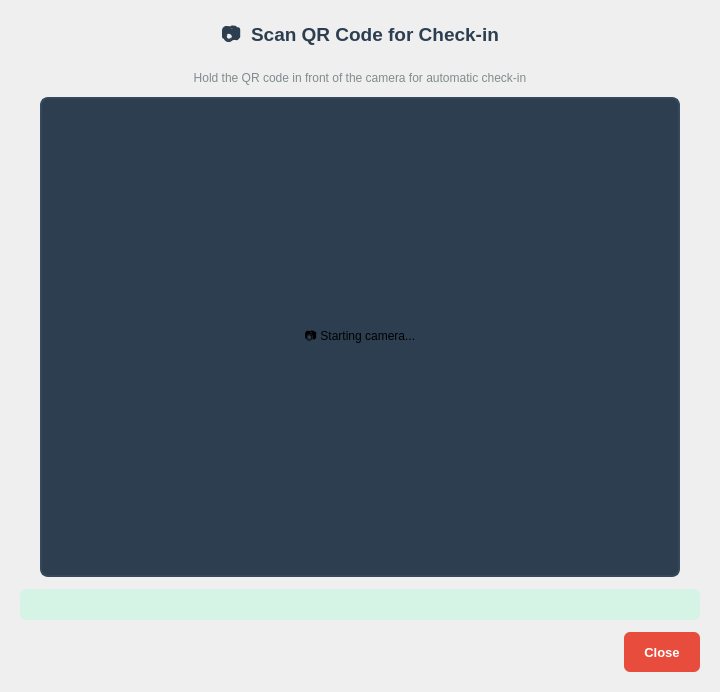
<?xml version="1.0" encoding="UTF-8"?>
<ui version="4.0">
 <class>QRScannerDialog</class>
 <widget class="QDialog" name="QRScannerDialog">
  <property name="geometry">
   <rect>
    <x>0</x>
    <y>0</y>
    <width>720</width>
    <height>600</height>
   </rect>
  </property>
  <property name="windowTitle">
   <string>Scan QR Code</string>
  </property>
  <layout class="QVBoxLayout" name="verticalLayout">
   <property name="spacing">
    <number>12</number>
   </property>
   <property name="leftMargin">
    <number>20</number>
   </property>
   <property name="topMargin">
    <number>20</number>
   </property>
   <property name="rightMargin">
    <number>20</number>
   </property>
   <property name="bottomMargin">
    <number>20</number>
   </property>
   <item>
    <widget class="QLabel" name="lblTitle">
     <property name="font">
      <font>
       <family>Arial</family>
       <pointsize>14</pointsize>
       <weight>75</weight>
       <bold>true</bold>
      </font>
     </property>
     <property name="styleSheet">
      <string notr="true">color: #2c3e50; margin-bottom: 6px;</string>
     </property>
     <property name="text">
      <string>📷  Scan QR Code for Check-in</string>
     </property>
     <property name="alignment">
      <set>Qt::AlignCenter</set>
     </property>
    </widget>
   </item>
   <item>
    <widget class="QLabel" name="lblInstruction">
     <property name="styleSheet">
      <string notr="true">color: #7f8c8d; font-size: 12px;</string>
     </property>
     <property name="text">
      <string>Hold the QR code in front of the camera for automatic check-in</string>
     </property>
     <property name="alignment">
      <set>Qt::AlignCenter</set>
     </property>
    </widget>
   </item>
   <item>
    <layout class="QHBoxLayout" name="horizontalLayout_video">
     <item>
      <spacer name="horizontalSpacer">
       <property name="orientation">
        <enum>Qt::Horizontal</enum>
       </property>
       <property name="sizeHint" stdset="0">
        <size>
         <width>40</width>
         <height>20</height>
        </size>
       </property>
      </spacer>
     </item>
     <item>
      <widget class="QLabel" name="videoLabel">
       <property name="minimumSize">
        <size>
         <width>640</width>
         <height>480</height>
        </size>
       </property>
       <property name="maximumSize">
        <size>
         <width>640</width>
         <height>480</height>
        </size>
       </property>
       <property name="styleSheet">
        <string notr="true">border: 2px solid #34495e; 
border-radius: 8px; 
background-color: #2c3e50;</string>
       </property>
       <property name="text">
        <string>📷 Starting camera...</string>
       </property>
       <property name="alignment">
        <set>Qt::AlignCenter</set>
       </property>
      </widget>
     </item>
     <item>
      <spacer name="horizontalSpacer_2">
       <property name="orientation">
        <enum>Qt::Horizontal</enum>
       </property>
       <property name="sizeHint" stdset="0">
        <size>
         <width>40</width>
         <height>20</height>
        </size>
       </property>
      </spacer>
     </item>
    </layout>
   </item>
   <item>
    <widget class="QLabel" name="lblStatus">
     <property name="styleSheet">
      <string notr="true">color: #27ae60; 
font-size: 13px; 
font-weight: bold; 
padding: 8px; 
background: #d5f4e6; 
border-radius: 6px;</string>
     </property>
     <property name="text">
      <string/>
     </property>
     <property name="alignment">
      <set>Qt::AlignCenter</set>
     </property>
    </widget>
   </item>
   <item>
    <spacer name="verticalSpacer">
     <property name="orientation">
      <enum>Qt::Vertical</enum>
     </property>
     <property name="sizeHint" stdset="0">
      <size>
       <width>20</width>
       <height>40</height>
      </size>
     </property>
    </spacer>
   </item>
   <item>
    <layout class="QHBoxLayout" name="horizontalLayout">
     <item>
      <spacer name="horizontalSpacer_3">
       <property name="orientation">
        <enum>Qt::Horizontal</enum>
       </property>
       <property name="sizeHint" stdset="0">
        <size>
         <width>40</width>
         <height>20</height>
        </size>
       </property>
      </spacer>
     </item>
     <item>
      <widget class="QPushButton" name="btnClose">
       <property name="minimumSize">
        <size>
         <width>0</width>
         <height>40</height>
        </size>
       </property>
       <property name="styleSheet">
        <string notr="true">QPushButton {
    background: #e74c3c; 
    color: white; 
    border-radius: 6px;
    font-size: 13px; 
    font-weight: bold; 
    padding: 0 20px;
}
QPushButton:hover { 
    background: #c0392b; 
}</string>
       </property>
       <property name="text">
        <string>Close</string>
       </property>
      </widget>
     </item>
    </layout>
   </item>
  </layout>
 </widget>
 <resources/>
 <connections>
  <connection>
   <sender>btnClose</sender>
   <signal>clicked()</signal>
   <receiver>QRScannerDialog</receiver>
   <slot>reject()</slot>
   <hints>
    <hint type="sourcelabel">
     <x>360</x>
     <y>560</y>
    </hint>
    <hint type="destinationlabel">
     <x>360</x>
     <y>300</y>
    </hint>
   </hints>
  </connection>
 </connections>
</ui>
